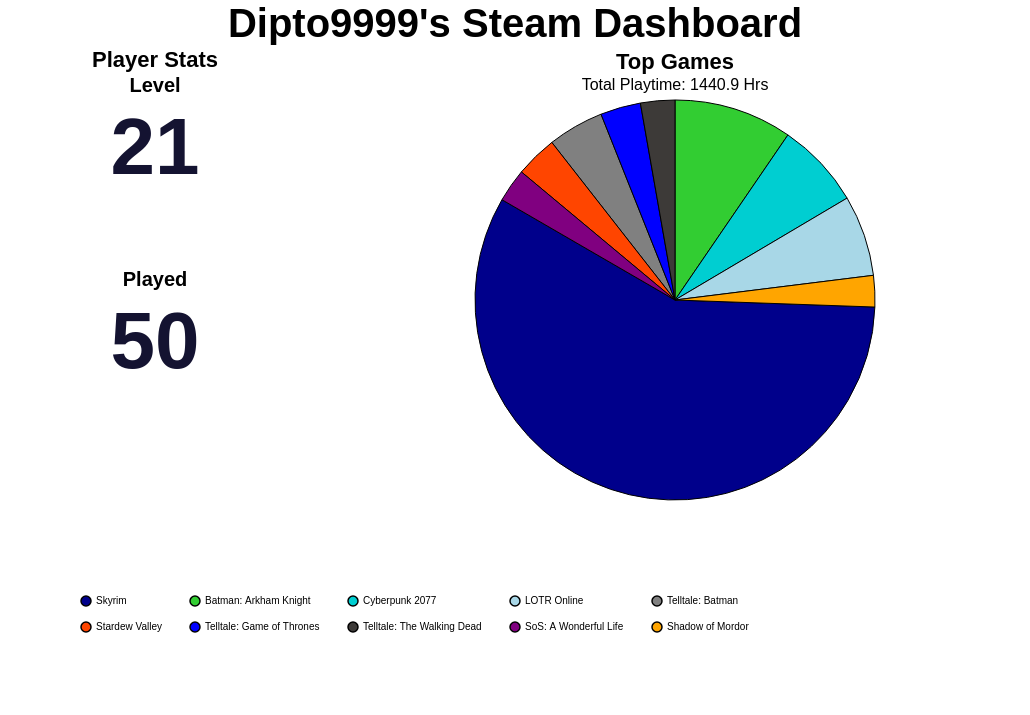

The Vega-Lite source for this figure:
### Vega-Lite specification from a JSON file in a GitHub repository (floating-point values rounded to 4 significant figures)
{"background": null, "config": {"view": {"continuousWidth": 300, "continuousHeight": 300, "strokeOpacity": 0, "strokeWidth": 1.5}, "axis": {"labelFontSize": 12, "titleFontSize": 16}, "legend": {"labelFontSize": 12, "titleFontSize": 16}}, "hconcat": [{"vconcat": [{"data": {"name": "data-ce2f25787bade8ca3fba4cb14335a451"}, "mark": {"type": "text", "align": "center", "baseline": "middle", "color": "#141331", "fontSize": 80, "fontWeight": "bold"}, "encoding": {"text": {"field": "Value", "type": "quantitative"}, "x": {"axis": null, "field": "Metric", "type": "nominal"}, "y": {"value": 50}}, "height": 150, "title": {"text": "Level", "anchor": "middle", "fontSize": 20}, "width": 300}, {"data": {"name": "data-92b892d679d5fbeaa0a56e1238c7fc12"}, "mark": {"type": "text", "align": "center", "baseline": "middle", "color": "#141331", "fontSize": 80, "fontWeight": "bold"}, "encoding": {"text": {"field": "Value", "type": "quantitative"}, "x": {"axis": null, "field": "Metric", "type": "nominal"}, "y": {"value": 50}}, "height": 150, "title": {"text": "Played", "anchor": "middle", "fontSize": 20}, "width": 300}], "title": {"text": "Player Stats", "anchor": "middle", "fontSize": 22}}, {"data": {"name": "data-b2da6c3eee8efb20e4c0e498a7d77a12"}, "mark": {"type": "arc", "stroke": "black", "strokeWidth": 1}, "encoding": {"color": {"field": "name", "legend": {"columnPadding": 25, "columns": 5, "direction": "horizontal", "labelFontSize": 10, "orient": "bottom", "padding": 75, "rowPadding": 10, "title": "", "titleAlign": "center", "titleFontSize": 16}, "scale": {"range": ["#00008B", "#32CD32", "#00CED1", "#A8D7E7", "#808080", "#FF4500", "#0000FF", "#3D3A38", "#800080", "#FFA500", "#006400", "#8B0000", "#FFD700", "#4682B4", "#2E8B57"]}, "sort": null, "type": "nominal"}, "theta": {"field": "playtime_percentage", "type": "quantitative"}, "tooltip": [{"field": "name", "title": "Game", "type": "nominal"}, {"field": "playtime_forever", "format": ".1f", "title": "Time (Hrs)", "type": "quantitative"}, {"field": "playtime_percentage", "format": ".2f", "title": "Playtime (%)", "type": "quantitative"}]}, "height": 400, "title": {"text": "Top Games", "anchor": "middle", "fontSize": 22, "subtitle": "Total Playtime: 1440.9 Hrs", "subtitleFontSize": 16}, "width": 700}], "padding": {"left": 250, "right": 250, "top": 0, "bottom": 0}, "title": {"text": "Dipto9999's Steam Dashboard", "anchor": "middle", "fontSize": 40}, "$schema": "https://vega.github.io/schema/vega-lite/v5.20.1.json", "datasets": {"data-ce2f25787bade8ca3fba4cb14335a451": [{"Metric": "Level", "Value": 21}], "data-92b892d679d5fbeaa0a56e1238c7fc12": [{"Metric": "Played", "Value": 50}], "data-b2da6c3eee8efb20e4c0e498a7d77a12": [{"name": "Skyrim", "playtime_forever": 845.3, "appid": 72850, "playtime_percentage": 57.8}, {"name": "Batman: Arkham Knight", "playtime_forever": 139.7, "appid": 208650, "playtime_percentage": 9.55}, {"name": "Cyberpunk 2077", "playtime_forever": 101.5, "appid": 1091500, "playtime_percentage": 6.94}, {"name": "LOTR Online", "playtime_forever": 95.7, "appid": 212500, "playtime_percentage": 6.54}, {"name": "Telltale: Batman", "playtime_forever": 66.22, "appid": 498240, "playtime_percentage": 4.53}, {"name": "Stardew Valley", "playtime_forever": 49.5, "appid": 413150, "playtime_percentage": 3.38}, {"name": "Telltale: Game of Thrones", "playtime_forever": 47.68, "appid": 330840, "playtime_percentage": 3.26}, {"name": "Telltale: The Walking Dead", "playtime_forever": 40.52, "appid": 207610, "playtime_percentage": 2.77}, {"name": "SoS: A Wonderful Life", "playtime_forever": 39.42, "appid": 2111170, "playtime_percentage": 2.7}, {"name": "Shadow of Mordor", "playtime_forever": 37.05, "appid": 241930, "playtime_percentage": 2.53}]}}
